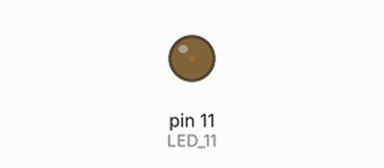
Bench run of a sketch on a simulated Arduino Uno, built with avr-gcc and run on an emulated ATmega328P. On the bench: output pins drawn as LEDs (lit = HIGH).

Above: at 0.05 s.
At 0.65 s:
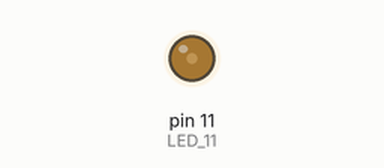
At 1.3 s:
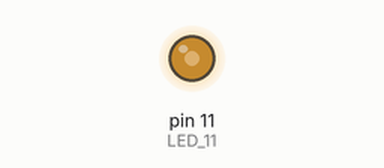
At 2.55 s:
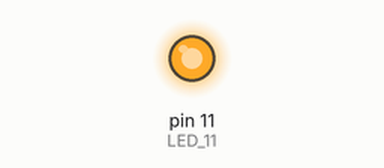
Timing chart, 0 to 5.9 s (numbered marks = the images above):
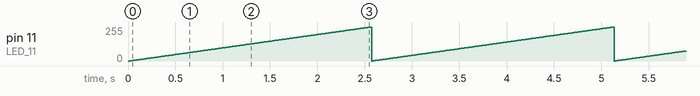

The sketch:

sketch_jun16b.ino
```cpp
#define LED_11 11
#define Max_ 255
#define Min_ 0
#define Delay_ 10


void setup() {
  pinMode(LED_11, 1);
}

void loop() {
  for(int i = Min_; i <= Max_; i++){
    delay(Delay_);
    analogWrite(LED_11,i);
  }

}
```

Measured:
- by itself, pin 11 (LED_11): ramps from 0/255 to 255/255 and jumps back, once every 2.6 s
